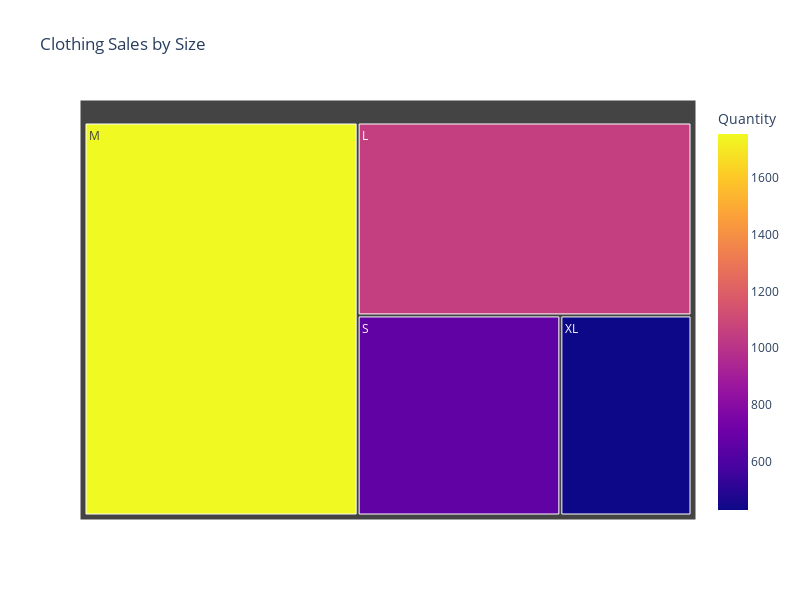

Notebook code cell kept with this figure:
### Markdown cell above
# Analysis of Clothing Sales Based on Size

### Code cell
size_counts = df['Size'].value_counts().reset_index(name='Quantity')

fig = px.treemap(
    size_counts, 
    path=['Size'], 
    values='Quantity',  
    title='Clothing Sales by Size',  
    color='Quantity', 
    color_discrete_sequence=px.colors.sequential.Plasma
)

fig.update_layout(
    width=800,  
    height=600
)

fig.show()

### Figure 1 — Plotly figure (JSON) as saved in the notebook; plotly's stock layout.template omitted (floating-point values rounded to 4 significant figures)
{"data": [{"branchvalues": "total", "customdata": [[1053], [1755], [663], [429]], "domain": {"x": [0, 1], "y": [0, 1]}, "hovertemplate": "labels=%{label}<br>Quantity_sum=%{value}<br>parent=%{parent}<br>id=%{id}<br>Quantity=%{color}<extra></extra>", "ids": ["L", "M", "S", "XL"], "labels": ["L", "M", "S", "XL"], "marker": {"coloraxis": "coloraxis", "colors": [1053, 1755, 663, 429]}, "name": "", "parents": ["", "", "", ""], "type": "treemap", "values": [1053, 1755, 663, 429]}], "layout": {"coloraxis": {"colorbar": {"title": {"text": "Quantity"}}, "colorscale": [[0, "#0d0887"], [0.1111, "#46039f"], [0.2222, "#7201a8"], [0.3333, "#9c179e"], [0.4444, "#bd3786"], [0.5556, "#d8576b"], [0.6667, "#ed7953"], [0.7778, "#fb9f3a"], [0.8889, "#fdca26"], [1, "#f0f921"]]}, "height": 600, "legend": {"tracegroupgap": 0}, "title": {"text": "Clothing Sales by Size"}, "treemapcolorway": ["#0d0887", "#46039f", "#7201a8", "#9c179e", "#bd3786", "#d8576b", "#ed7953", "#fb9f3a", "#fdca26", "#f0f921"], "width": 800}}
